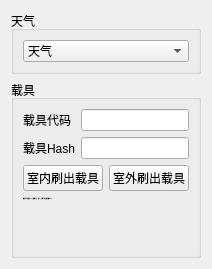
     <widget class="QWidget" name="tab_5">
      <attribute name="title">
       <string>天气和载具</string>
      </attribute>
      <layout class="QGridLayout" name="gridLayout_17">
       <item row="1" column="0" colspan="2">
        <widget class="QGroupBox" name="groupBox_10">
         <property name="title">
          <string>载具</string>
         </property>
         <layout class="QFormLayout" name="formLayout">
          <item row="0" column="0">
           <widget class="QLabel" name="label_24">
            <property name="text">
             <string>载具代码</string>
            </property>
            <property name="buddy">
             <cstring>lineEdit_vehicleCode</cstring>
            </property>
           </widget>
          </item>
          <item row="0" column="1">
           <widget class="QLineEdit" name="lineEdit_vehicleCode"/>
          </item>
          <item row="1" column="0">
           <widget class="QLabel" name="label_25">
            <property name="text">
             <string>载具Hash</string>
            </property>
            <property name="buddy">
             <cstring>lineEdit_vehicleHash</cstring>
            </property>
           </widget>
          </item>
          <item row="1" column="1">
           <widget class="QLineEdit" name="lineEdit_vehicleHash"/>
          </item>
          <item row="2" column="0" colspan="2">
           <layout class="QHBoxLayout" name="horizontalLayout_15">
            <item>
             <widget class="QPushButton" name="pushButton_indoorSpawn">
              <property name="text">
               <string>室内刷出载具</string>
              </property>
             </widget>
            </item>
            <item>
             <widget class="QPushButton" name="pushButton_outdoorSpawn">
              <property name="text">
               <string>室外刷出载具</string>
              </property>
             </widget>
            </item>
           </layout>
          </item>
          <item row="3" column="0" colspan="2">
           <widget class="QLabel" name="label_39">
            <property name="font">
             <font>
              <family>思源黑体 常规</family>
              <pointsize>-1</pointsize>
             </font>
            </property>
            <property name="text">
             <string>载具代码和载具Hash只要填写其一即可。全填写优先使用载具Hash</string>
            </property>
            <property name="wordWrap">
             <bool>true</bool>
            </property>
           </widget>
          </item>
          <item row="4" column="0" colspan="2">
           <spacer name="verticalSpacer_4">
            <property name="orientation">
             <enum>Qt::Vertical</enum>
            </property>
            <property name="sizeHint" stdset="0">
             <size>
              <width>20</width>
              <height>40</height>
             </size>
            </property>
           </spacer>
          </item>
         </layout>
        </widget>
       </item>
       <item row="0" column="0" colspan="2">
        <widget class="QGroupBox" name="groupBox_11">
         <property name="title">
          <string>天气</string>
         </property>
         <layout class="QGridLayout" name="gridLayout_18">
          <item row="0" column="0">
           <widget class="QComboBox" name="comboBox_weather">
            <item>
             <property name="text">
              <string>天气</string>
             </property>
            </item>
           </widget>
          </item>
         </layout>
        </widget>
       </item>
      </layout>
     </widget>
